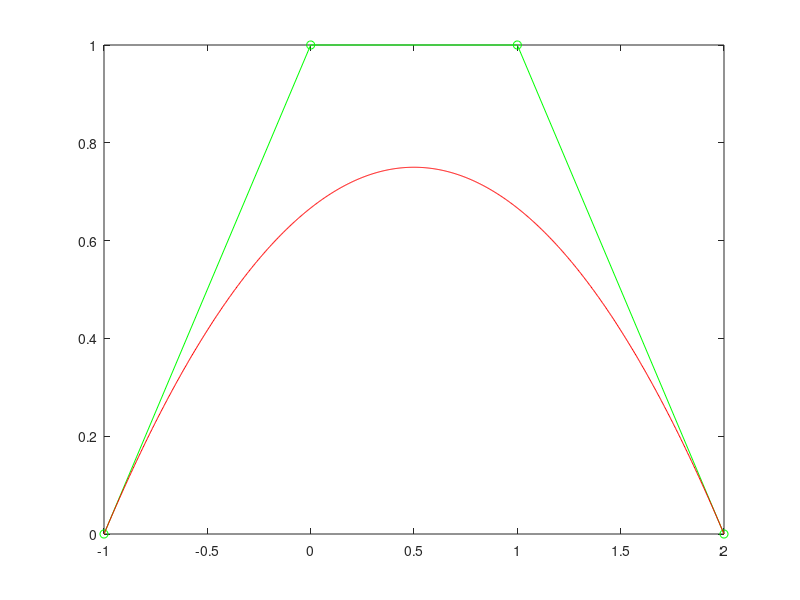

This chart was generated by the following MATLAB code:
clc;clear;
x=linspace(0,1,1000);
p0=[-1,0];p1=[0,1];p2=[1,1];p3=[2,0];
p=[p0;p1;p2;p3]';
P=zeros(2,1000);
B=zeros(4,1000);
B(1,:)=nchoosek(3,0).*(x.^0).*(1-x).^(3-0);
B(2,:)=nchoosek(3,1).*(x.^1).*(1-x).^(3-1);
B(3,:)=nchoosek(3,2).*(x.^2).*(1-x).^(3-2);
B(4,:)=nchoosek(3,3).*(x.^3).*(1-x).^(3-3);
for i=1:1000
    for j=1:4
        P(:,i)=P(:,i)+p(:,j).*B(j,i);
    end
end
plot(p(1,:),p(2,:),'o-g');
hold on
plot(P(1,:),P(2,:),'r');